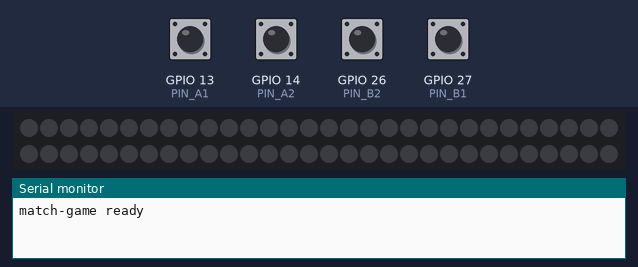
Bench run of a program on a simulated ESP32. Shown: 60 RGB LEDs in strip order, left to right, continuing on the next row, the last lines printed to the serial monitor. Inputs (shaded band) come from the test bench; at power-on: GPIO 13 (PIN_A1), GPIO 14 (PIN_A2), GPIO 26 (PIN_B2), GPIO 27 (PIN_B1) HIGH. Dim RGB values are drawn brighter than linear.

Above: at 1.2 s.
1.3 s: GPIO 13 (PIN_A1) pulled LOW for 0.15 s
2.9 s: GPIO 26 (PIN_B2) pulled LOW for 0.15 s
At 3.9 s:
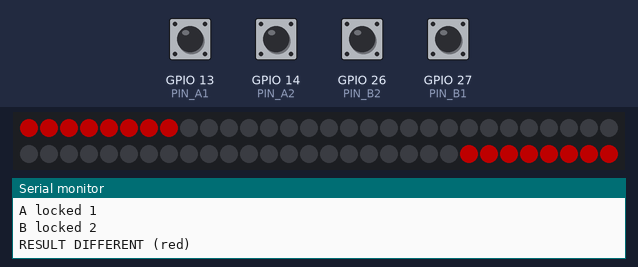
Timing chart, 0 to 5.9 s (numbered marks = the images above; inputs shaded):
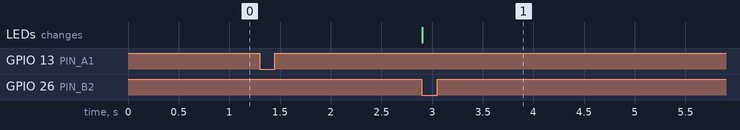

The program:

main.cpp
```cpp
// Match Game firmware. Pins: A1=13 A2=14 B1=27 B2=26 (to GND when pressed),
// strip DIN = GPIO4 via 330 ohm. Pure green = SAME, pure red = DIFFERENT, off otherwise.
// Never shows white (3 channels = 3x current).
#ifndef PIO_UNIT_TESTING
#include <Arduino.h>
#include <Adafruit_NeoPixel.h>
#include "MatchGame.h"

constexpr int PIN_A1 = 13, PIN_A2 = 14, PIN_B1 = 27, PIN_B2 = 26;
constexpr int PIN_LED_DATA = 4;
constexpr int NUM_LEDS = 60;     // drive all 60 so none show stray colours
constexpr int NUM_LIT = 8;       // first 8 and last 8 light up (16 x ~6 mA = ~100 mA)
constexpr int BRIGHTNESS = 80;   // of 255, current cap
constexpr uint32_t REVEAL_MS = 5000;
constexpr uint32_t TIMEOUT_MS = 30000;

Adafruit_NeoPixel strip(NUM_LEDS, PIN_LED_DATA, NEO_GRB + NEO_KHZ800);
MatchGame game(REVEAL_MS, TIMEOUT_MS);

MatchResult lastResult = MatchResult::NONE;
uint8_t lastA = 0, lastB = 0;

void showResult(MatchResult r) {
  uint32_t colour = 0;
  if (r == MatchResult::SAME) colour = strip.Color(0, 255, 0);
  if (r == MatchResult::DIFFERENT) colour = strip.Color(255, 0, 0);
  strip.clear();
  for (int i = 0; i < NUM_LIT; i++) {
    strip.setPixelColor(i, colour);                   // first NUM_LIT
    strip.setPixelColor(NUM_LEDS - 1 - i, colour);    // last NUM_LIT
  }
  strip.show();
}

void setup() {
  Serial.begin(115200);
  pinMode(PIN_A1, INPUT_PULLUP);
  pinMode(PIN_A2, INPUT_PULLUP);
  pinMode(PIN_B1, INPUT_PULLUP);
  pinMode(PIN_B2, INPUT_PULLUP);
  strip.begin();
  strip.setBrightness(BRIGHTNESS);
  showResult(MatchResult::NONE);
  Serial.println("match-game ready");
}

void loop() {
  Inputs in{!digitalRead(PIN_A1), !digitalRead(PIN_A2),
            !digitalRead(PIN_B1), !digitalRead(PIN_B2)};
  game.update(millis(), in);

  // Diagnostic: while waiting for all buttons to be released, say which are down.
  static uint32_t lastDiagMs = 0;
  if (game.state() == MatchState::WAIT_RELEASE && millis() - lastDiagMs > 1000) {
    lastDiagMs = millis();
    Serial.printf("waiting for release: A1=%d A2=%d B1=%d B2=%d (1 = pressed)\n",
                  in.a1, in.a2, in.b1, in.b2);
  }

  if (game.pickA() != lastA) {
    lastA = game.pickA();
    if (lastA) { Serial.print("A locked "); Serial.println(lastA); }
  }
  if (game.pickB() != lastB) {
    lastB = game.pickB();
    if (lastB) { Serial.print("B locked "); Serial.println(lastB); }
  }

  MatchResult r = game.result();
  if (r != lastResult) {
    lastResult = r;
    showResult(r);
    if (r == MatchResult::SAME) Serial.println("RESULT SAME (green)");
    else if (r == MatchResult::DIFFERENT) Serial.println("RESULT DIFFERENT (red)");
    else Serial.println("round over");
  }
  delay(5);
}
#endif
```

MatchGame.cpp
```cpp
#include "MatchGame.h"

MatchGame::MatchGame(uint32_t revealMs, uint32_t timeoutMs)
    : revealMs_(revealMs), timeoutMs_(timeoutMs) {}

void MatchGame::clearRound() {
  pickA_ = 0;
  pickB_ = 0;
}

MatchResult MatchGame::result() const {
  if (state_ != MatchState::REVEAL) return MatchResult::NONE;
  return pickA_ == pickB_ ? MatchResult::SAME : MatchResult::DIFFERENT;
}

void MatchGame::update(uint32_t now, const Inputs& in) {
  const bool aDown = in.a1 || in.a2;
  const bool bDown = in.b1 || in.b2;

  // A button held at power-up, after a timeout or across a reset is ignored
  // until it has been seen released once.
  if (!aDown) armedA_ = true;
  if (!bDown) armedB_ = true;

  switch (state_) {
    case MatchState::WAITING: {
      const bool noneBefore = (pickA_ == 0 && pickB_ == 0);
      if (pickA_ == 0 && armedA_ && aDown) pickA_ = in.a1 ? 1 : 2;  // both at once = option 1
      if (pickB_ == 0 && armedB_ && bDown) pickB_ = in.b1 ? 1 : 2;
      if (noneBefore && (pickA_ != 0 || pickB_ != 0)) firstLockMs_ = now;

      if (pickA_ != 0 && pickB_ != 0) {
        state_ = MatchState::REVEAL;
        revealStartMs_ = now;
      } else if ((pickA_ != 0 || pickB_ != 0) && (now - firstLockMs_) >= timeoutMs_) {
        clearRound();
        armedA_ = false;  // a still-held button must not instantly re-lock
        armedB_ = false;
      }
      break;
    }
    case MatchState::REVEAL:
      if ((now - revealStartMs_) >= revealMs_) state_ = MatchState::WAIT_RELEASE;
      break;
    case MatchState::WAIT_RELEASE:
      if (!aDown && !bDown) {
        clearRound();
        state_ = MatchState::WAITING;
      }
      break;
  }
}
```

MatchGame.h
```cpp
#pragma once
#include <stdint.h>

// Pure game logic, no Arduino calls, so it runs in native unit tests.
// Rule (decided 2026-11-01): same pick = SAME (green), different = DIFFERENT (red).

enum class MatchResult : uint8_t { NONE, SAME, DIFFERENT };
enum class MatchState : uint8_t { WAITING, REVEAL, WAIT_RELEASE };

struct Inputs {
  bool a1, a2;  // player A option 1 / option 2 pressed
  bool b1, b2;  // player B option 1 / option 2 pressed
};

class MatchGame {
 public:
  MatchGame(uint32_t revealMs = 5000, uint32_t timeoutMs = 30000);

  // Call every loop with the current time and button states.
  void update(uint32_t nowMs, const Inputs& in);

  MatchResult result() const;   // NONE except during REVEAL
  MatchState state() const { return state_; }
  uint8_t pickA() const { return pickA_; }  // 0 = none, 1, 2
  uint8_t pickB() const { return pickB_; }

 private:
  void clearRound();

  uint32_t revealMs_, timeoutMs_;
  MatchState state_ = MatchState::WAITING;
  uint8_t pickA_ = 0, pickB_ = 0;
  bool armedA_ = false, armedB_ = false;  // false until player's buttons seen released
  uint32_t firstLockMs_ = 0, revealStartMs_ = 0;
};
```

Measured:
- after the input at 2.9 s, the LEDs: change at once (image 1)
